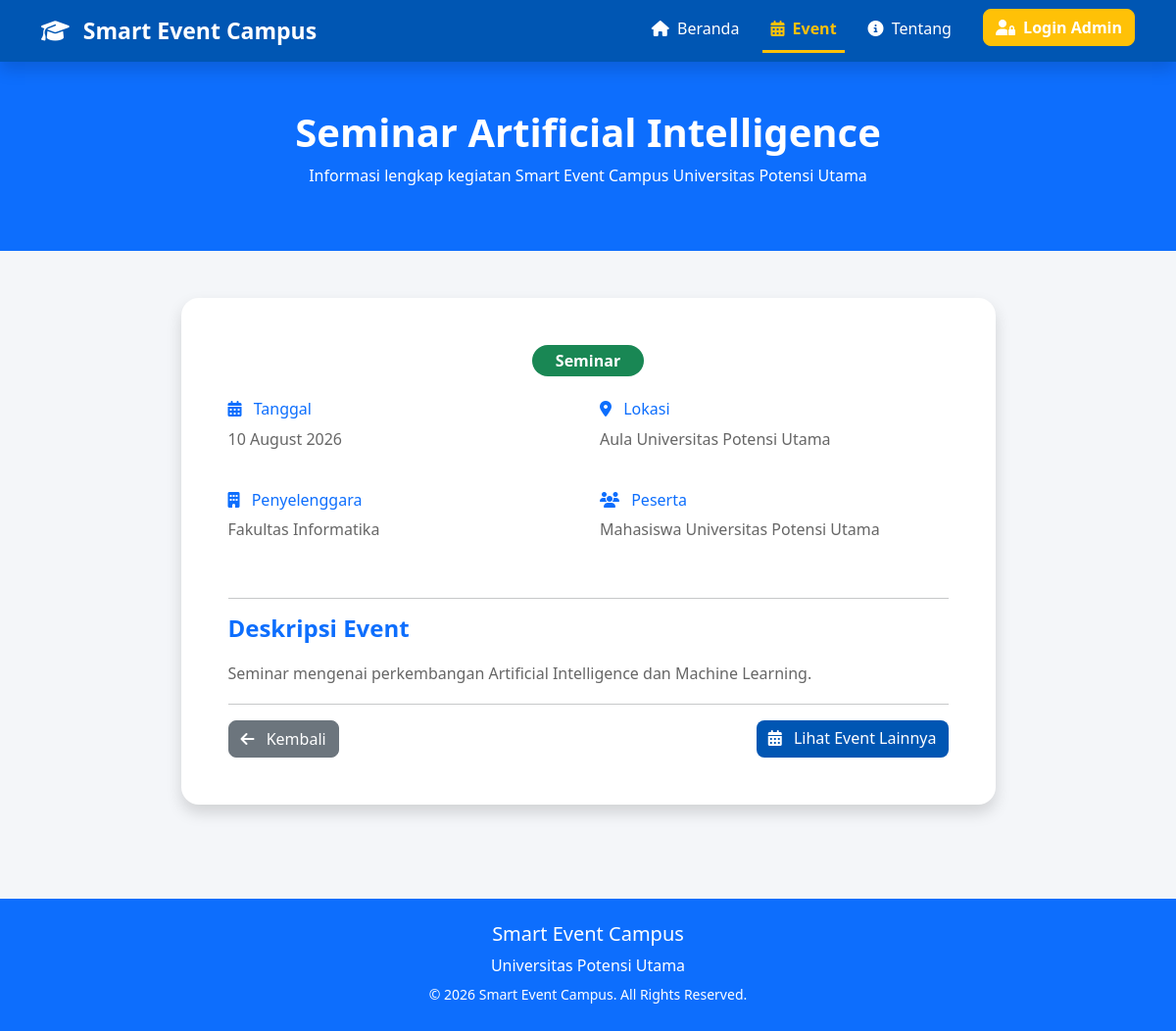
Screenshot of /detail.php?id=1 with the database file from the repository.
### tables this page shows
CREATE TABLE event (
    id_event INT AUTO_INCREMENT PRIMARY KEY,
    nama_event VARCHAR(150) NOT NULL,
    jenis_event ENUM('Seminar','Workshop','Pelatihan','Lomba') NOT NULL,
    tanggal DATE NOT NULL,
    lokasi VARCHAR(150) NOT NULL,
    penyelenggara VARCHAR(150) NOT NULL,
    deskripsi TEXT NOT NULL
);

### detail.php (the view, shortened to what this page needs)
<?php
include "config/koneksi.php";
$id = (int) $_GET['id'];
$query = mysqli_query($conn, "SELECT * FROM event WHERE id_event='$id'");
$data = mysqli_fetch_assoc($query);
?>
<!DOCTYPE html>
<html lang="id">
<head>
<link href="https://cdn.jsdelivr.net/npm/bootstrap@5.3.3/dist/css/bootstrap.min.css" rel="stylesheet">
<link href="https://cdnjs.cloudflare.com/ajax/libs/font-awesome/6.5.2/css/all.min.css" rel="stylesheet">
<link rel="stylesheet" href="assets/css/style.css">
</head>
<body>
<nav class="navbar navbar-expand-lg navbar-dark bg-primary shadow">
<div class="container">
<a class="navbar-brand fw-bold" href="index.php">
<i class="fa-solid fa-graduation-cap me-2"></i>
Smart Event Campus
</a>
<div class="collapse navbar-collapse" id="navbarNav">
<ul class="navbar-nav ms-auto">
<li class="nav-item">
<a class="nav-link" href="index.php">
<i class="fa-solid fa-house me-1"></i>
Beranda
</a>
</li>
<li class="nav-item">
<a class="nav-link active" href="event.php">
<i class="fa-solid fa-calendar-days me-1"></i>
Event
</a>
</li>
<li class="nav-item">
<a class="nav-link" href="tentang.php">
<i class="fa-solid fa-circle-info me-1"></i>
Tentang
</a>
</li>
<li class="nav-item ms-lg-3">
<a href="login.php" class="btn btn-warning fw-bold">
<i class="fa-solid fa-user-lock me-1"></i>
Login Admin
</a>
</li>
</ul>
</div>
</div>
</nav>
<section class="bg-primary text-white py-5">
<div class="container text-center">
<h1 class="fw-bold">
<?= htmlspecialchars($data['nama_event']); ?>
</h1>
<p>
Informasi lengkap kegiatan Smart Event Campus Universitas Potensi Utama
</p>
</div>
</section>
<div class="container py-5">
<div class="row justify-content-center">
<div class="col-lg-9">
<div class="card shadow border-0">
<div class="card-body p-5">
<div class="text-center mb-4">
<span class="badge bg-success fs-6 px-4 py-2">
<?= htmlspecialchars($data['jenis_event']); ?>
</span>
</div>
<div class="row">
<div class="col-md-6 mb-4">
<h6 class="text-primary">
<i class="fa-solid fa-calendar-days me-2"></i>
Tanggal
</h6>
<p>
<?= date('d F Y', strtotime($data['tanggal'])); ?>
</p>
</div>
<div class="col-md-6 mb-4">
<h6 class="text-primary">
<i class="fa-solid fa-location-dot me-2"></i>
Lokasi
</h6>
<p>
<?= htmlspecialchars($data['lokasi']); ?>
</p>
</div>
<div class="col-md-6 mb-4">
<h6 class="text-primary">
<i class="fa-solid fa-building me-2"></i>
Penyelenggara
</h6>
<p>
<?= htmlspecialchars($data['penyelenggara']); ?>
</p>
</div>
<div class="col-md-6 mb-4">
<h6 class="text-primary">
<i class="fa-solid fa-users me-2"></i>
Peserta
</h6>
<p>
Mahasiswa Universitas Potensi Utama
</p>
</div>
</div>
<hr>
<h4 class="text-primary">
Deskripsi Event
</h4>
<p class="mt-3" style="text-align:justify; line-height:30px;">
<?= nl2br(htmlspecialchars($data['deskripsi'])); ?>
</p>
<hr>
<div class="d-flex justify-content-between">
<a href="event.php" class="btn btn-secondary">
<i class="fa-solid fa-arrow-left me-2"></i>
Kembali
</a>
<a href="event.php" class="btn btn-primary">
<i class="fa-solid fa-calendar-days me-2"></i>
Lihat Event Lainnya
</a>
</div>
</div>
</div>
</div>
</div>
</div>
<footer class="bg-primary text-white text-center py-4 mt-5">
<h5>
Smart Event Campus
</h5>
<p class="mb-1">
Universitas Potensi Utama
</p>
<small>
© 2026 Smart Event Campus. All Rights Reserved.
</small>
</footer>
</body>
</html>

### assets/css/style.css (style rules this page uses)
* { margin:0; padding:0; box-sizing:border-box; font-family:'Segoe UI',sans-serif; }
html { scroll-behavior:smooth; }
body { background:#f4f6f9; color:#333; line-height:1.6; }
.navbar { background:#0056b3 !important; box-shadow:0 3px 12px rgba(0,0,0,.15); }
.navbar-brand { font-size:23px; font-weight:bold; color:#fff !important; }
.nav-link { color:#fff !important; font-weight:500; margin:0 8px; transition:.3s; }
.nav-link.active { color:#ffc107 !important; border-bottom:3px solid #ffc107; font-weight:bold; }
section { padding:70px 0; }
.card { border:none; border-radius:18px; box-shadow:0 10px 25px rgba(0,0,0,.08); transition:.35s; }
.card-body { padding:25px; }
.card h4 { color:#0056b3; font-weight:bold; }
.card p { color:#666; }
.badge { font-size:13px; padding:8px 15px; border-radius:20px; }
.btn { border-radius:8px; transition:.3s; }
.btn-primary { background:#0056b3; border:none; }
.btn-warning { color:#fff; }
.fa-solid { color:inherit; }
footer { background:#0056b3; color:#fff; text-align:center; padding:25px; }

### rows the page displays
event: nama_event "Seminar Artificial Intelligence", jenis_event "Seminar", tanggal "10 August 2026", lokasi "Aula Universitas Potensi Utama", penyelenggara "Fakultas Informatika", deskripsi "Seminar mengenai perkembangan Artificial Intelligence dan Machine Learning."
